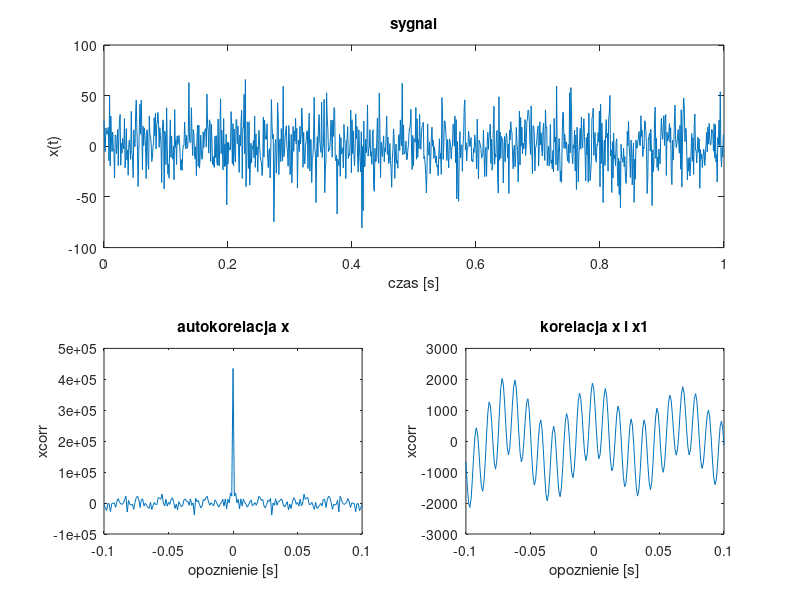

MATLAB code to generate this figure:
clear all;
close all;


N=1000;
fp=1000;
t= 0:1/fp : (N-1)/fp;

x1 = sin(2*pi*100*t) + sin(2*pi*15*t);
x=sin(2*pi*100*t)+ 20*randn(1,N);% 1 wiersz N kolumn zwraca
subplot(2,1,1);
plot(t,x);
title('sygnal');
xlabel('czas [s]');
ylabel( 'x(t)');

kmax = 100;  %im większy tym większy odcinek czasu bieżemy ; dobieramy tak żeby było widać 2-3 maksima
rx = xcorr(x,x,kmax);
tx = -kmax/fp : 1/fp : kmax/fp;
subplot(2,2,3);
plot(tx,rx);
title('autokorelacja x');
xlabel('opoznienie [s]');
ylabel( 'xcorr');


kmax1 = 100;
rx = xcorr(x,x1,kmax1);
tx = -kmax1/fp : 1/fp : kmax1/fp;
subplot(2,2,4);
plot(tx,rx);
title('korelacja x i x1');
xlabel('opoznienie [s]');
ylabel( 'xcorr');
